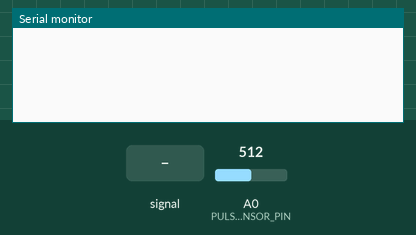
Recording of a sketch running on a simulated Arduino Uno, built with avr-gcc and run on an emulated ATmega328P. Parts: the last lines printed to the serial monitor. Inputs (shaded band) come from the test bench; at power-on: A0 (PULSE_SENSOR_PIN) = 512.

Above: at 1.2 s.
1.3 s: A0 (PULSE_SENSOR_PIN) fed a 200 Hz sine of ±81 counts around its level
At 3.1 s:
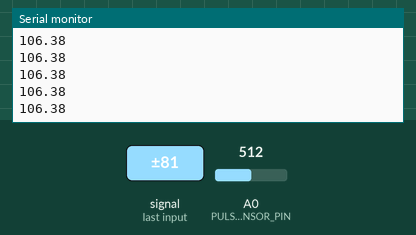
3.9 s: A0 (PULSE_SENSOR_PIN) set to 560
At 4.4 s:
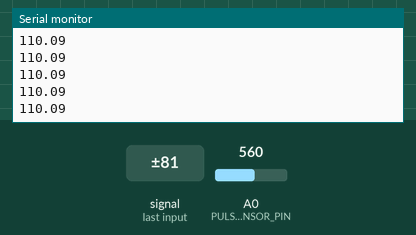
5.4 s: A0 (PULSE_SENSOR_PIN) fed a 1000 Hz sine of ±255 counts around its level
At 6.9 s:
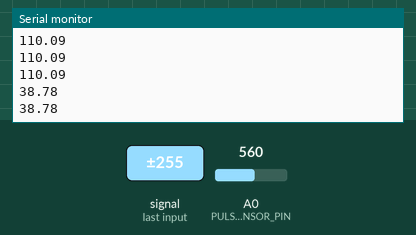
Timing chart, 0 to 8.4 s (numbered marks = the images above; inputs shaded):
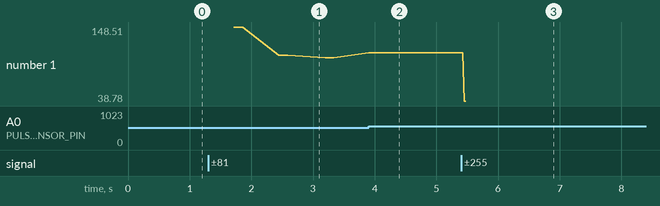

Measured:
- after the input at 1.3 s, the serial monitor: prints a new line after 0.42 s (image 1)
- after the input at 3.9 s, the serial monitor: prints a new line at once (image 2)
- after the input at 5.4 s, the serial monitor: prints a new line after 0.05 s (image 3)
- plotted number 1: 102.74 → 110.09 after the input at 3.9 s, 110.09 → 38.78 after the input at 5.4 s

The sketch:

Heartbeat_sensor.ino
```cpp
int const PULSE_SENSOR_PIN = 0;   // 'S' Signal pin connected to A0.
int const LED = 13;               // The on-board Arduino LED, close to pin 13.

int maxHeartRate = 220;           // The maximum heartrate to measure anything more than that is a sensory fault.
int UpperThreshold = 550;         // Upper threshold start of heart beat peak should measured.
int LowerThreshold = 550;         // Low threshold wich value indicates the end of the heart beat peak.
int sensorValue = 0;              // Contains the current sensorValue.
float BPM = 0.0;                  // Contains incoming beats per minute from the pulseSensor.

bool IgnoreReading = false;
bool FirstPulseDetected = false;
unsigned long FirstPulseTime = 0;
unsigned long SecondPulseTime = 0;
unsigned long PulseInterval = 0;


// Setup function prepares the arduino.
void setup() {
  Serial.begin(9600);           // Set comm speed for serial communication by default baudrate = 9600.
}

// Main loop.
void loop() {
  sensorValue = analogRead(PULSE_SENSOR_PIN);

     // Heart beat leading edge detected.
     if(sensorValue > UpperThreshold && IgnoreReading == false){
     if(FirstPulseDetected == false){
       FirstPulseTime = millis();
       FirstPulseDetected = true;
     }
     else{
       SecondPulseTime = millis();
       PulseInterval = SecondPulseTime - FirstPulseTime;
       FirstPulseTime = SecondPulseTime;
      }
     IgnoreReading = true;
     }

      // Heart beat trailing edge detected.
      if(sensorValue < LowerThreshold){
        IgnoreReading = false;
      }

      // Calculate beats per minute.
      BPM = (1.0/PulseInterval) * 60.0 * 1000;

     if(BPM <= maxHeartRate){
       Serial.println(BPM);
     }
     delay(20);
}
```
